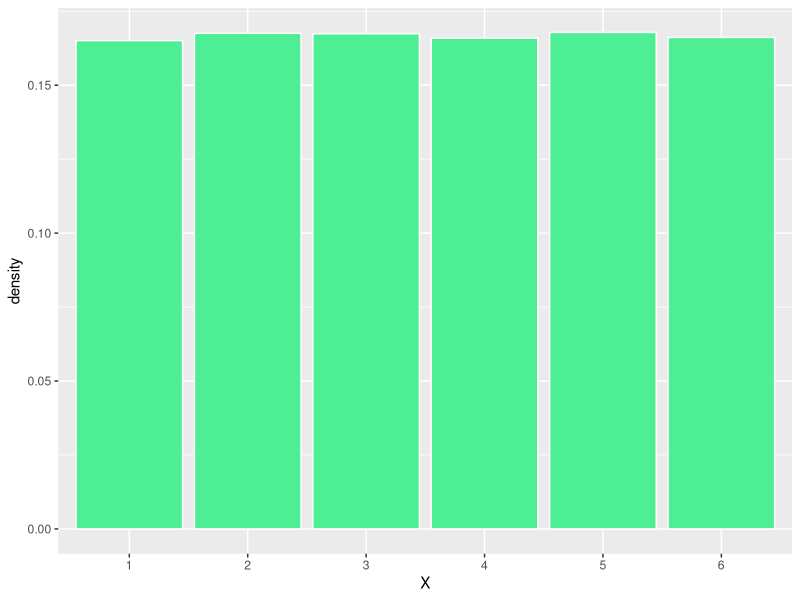
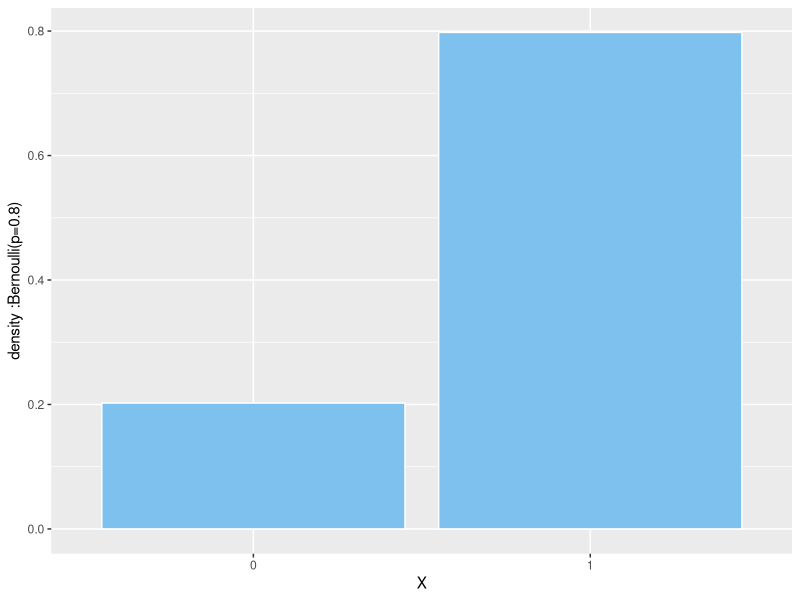
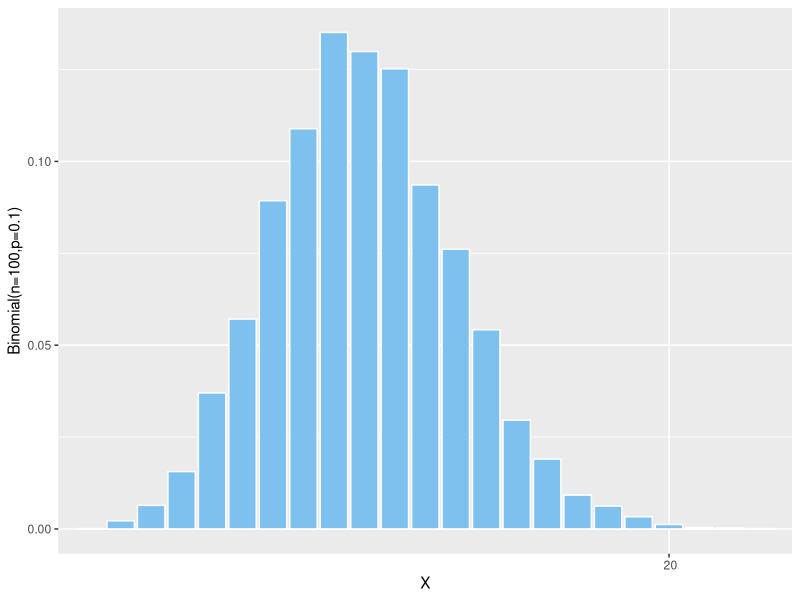
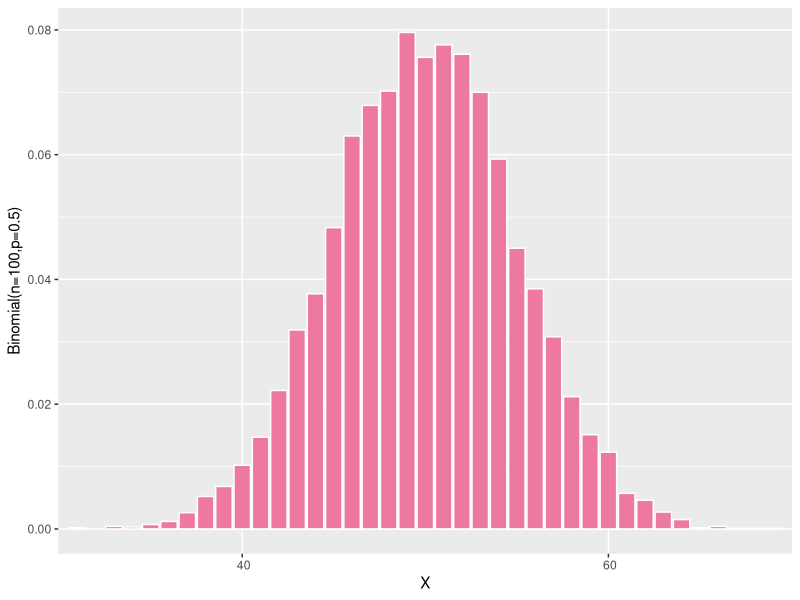
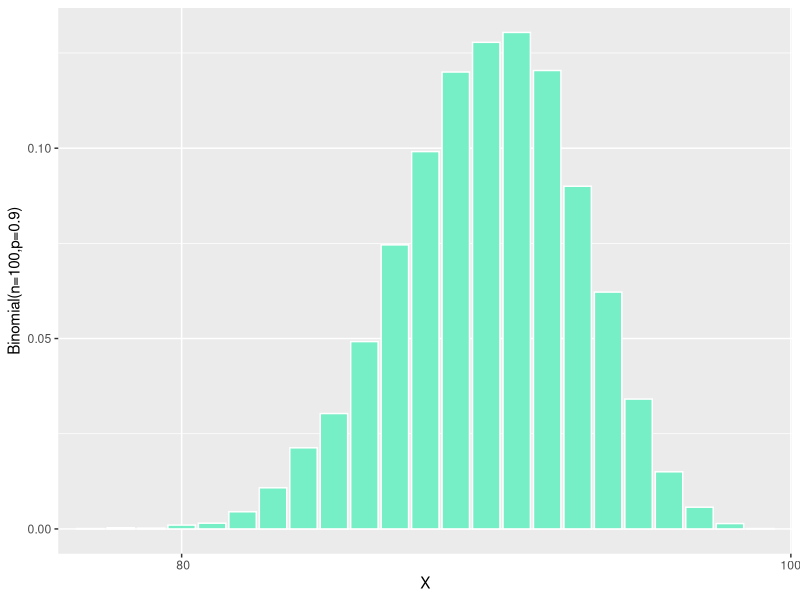
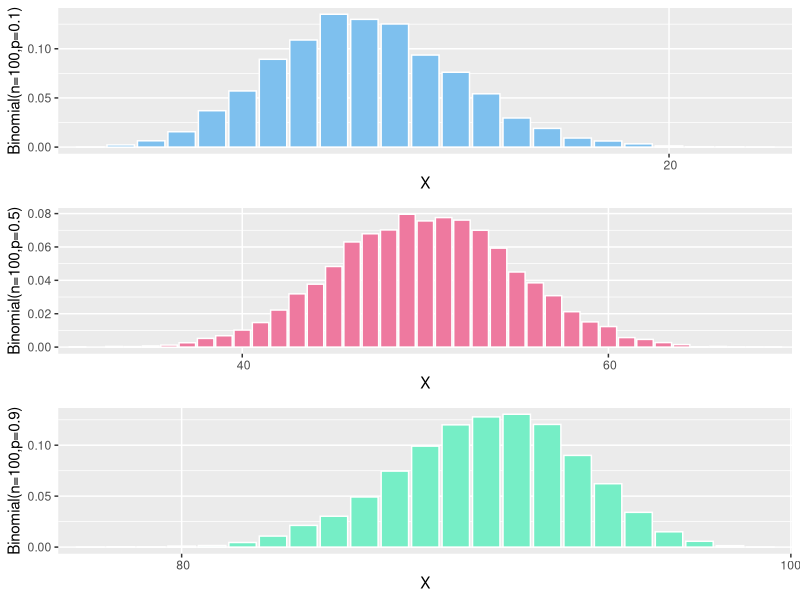
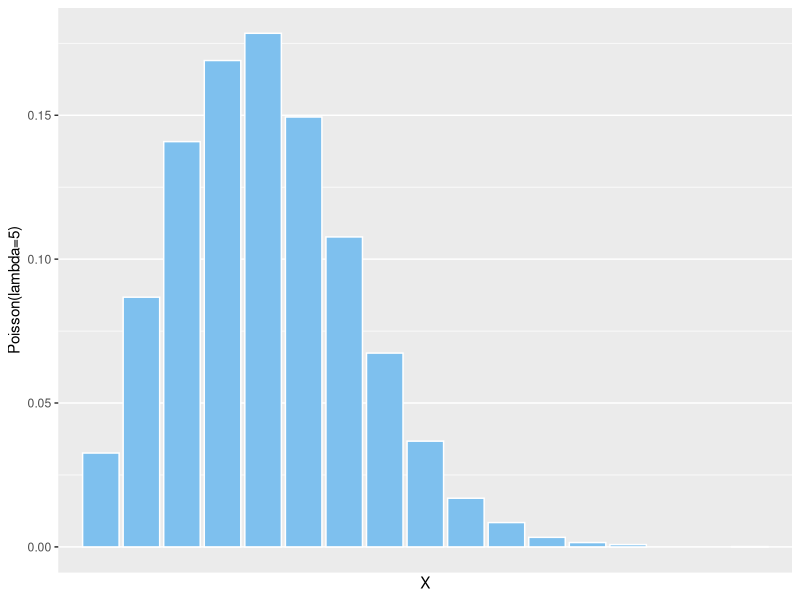
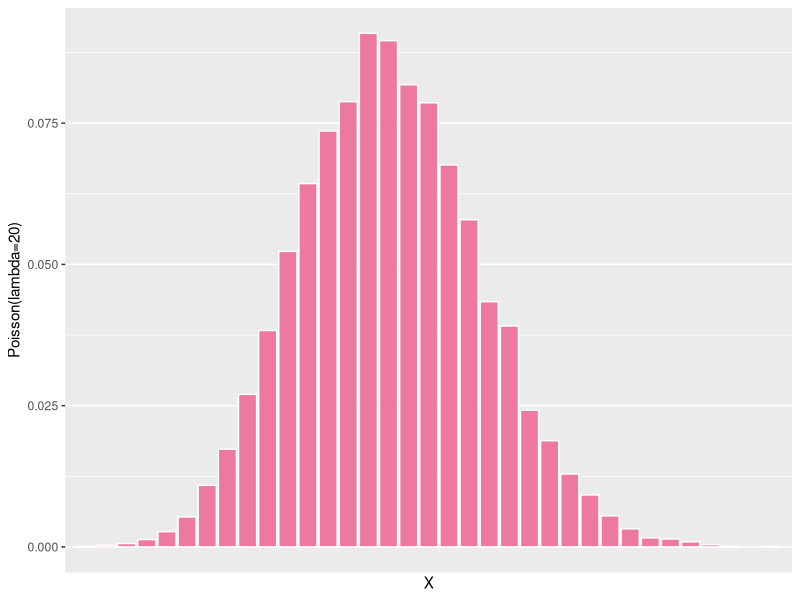

Here is the R script that generated these plots, in order: (Note: this script raises an error after producing the figures.)
library(ggplot2)
library(scales)
multiplot <- function(..., plotlist=NULL, file, cols=1, layout=NULL) {
  library(grid)
  
  # Make a list from the ... arguments and plotlist
  plots <- c(list(...), plotlist)
  
  numPlots = length(plots)
  
  # If layout is NULL, then use 'cols' to determine layout
  if (is.null(layout)) {
    # Make the panel
    # ncol: Number of columns of plots
    # nrow: Number of rows needed, calculated from # of cols
    layout <- matrix(seq(1, cols * ceiling(numPlots/cols)),
                     ncol = cols, nrow = ceiling(numPlots/cols))
  }
  
  if (numPlots==1) {
    print(plots[[1]])
    
  } else {
    # Set up the page
    grid.newpage()
    pushViewport(viewport(layout = grid.layout(nrow(layout), ncol(layout))))
    
    # Make each plot, in the correct location
    for (i in 1:numPlots) {
      # Get the i,j matrix positions of the regions that contain this subplot
      matchidx <- as.data.frame(which(layout == i, arr.ind = TRUE))
      
      print(plots[[i]], vp = viewport(layout.pos.row = matchidx$row,
                                      layout.pos.col = matchidx$col))
    }
  }
}
# uniform
x=sample(1:6,100000,replace = T)
d=data.frame(x=x)
ggplot(d,aes(x=as.factor(x)))+
  geom_bar(fill='seagreen2',color='white',aes(y=..count../sum(..count..)))+
  ylab('density')+xlab('X')
#bernoulli
x=sample(c(0,1),10000,replace=T,p=c(0.2,0.8))
d=data.frame(x=x)
ggplot(d,aes(x=as.factor(x)))+
  geom_bar(fill='skyblue2',color='white',aes(y=..count../sum(..count..)))+
  ylab('density :Bernoulli(p=0.8)')+xlab('X')

#binomial

x=rbinom(10000,100,0.1)
d=data.frame(x=x)
p1=ggplot(d,aes(x=as.factor(x)))+
  geom_bar(fill='skyblue2',color='white',aes(y=..count../sum(..count..)))+
  ylab('Binomial(n=100,p=0.1)')+xlab('X')+scale_x_discrete(breaks= pretty_breaks(),limits=c(1:100))
p1

x=rbinom(10000,100,0.5)
d=data.frame(x=x)
p2=ggplot(d,aes(x=as.factor(x)))+
  geom_bar(fill='palevioletred2',color='white',aes(y=..count../sum(..count..)))+
  ylab('Binomial(n=100,p=0.5)')+xlab('X')+scale_x_discrete(breaks= pretty_breaks(),limits=c(1:100))
p2

x=rbinom(10000,100,0.9)
d=data.frame(x=x)
p3=ggplot(d,aes(x=as.factor(x)))+
  geom_bar(fill='aquamarine2',color='white',aes(y=..count../sum(..count..)))+
  ylab('Binomial(n=100,p=0.9)')+xlab('X')+scale_x_discrete(breaks= pretty_breaks(),limits=c(1:100))
p3

multiplot(p1,p2,p3)

# Poisson

x=rpois(10000,5)
d=data.frame(x=x)
p1=ggplot(d,aes(x=as.factor(x)))+
  geom_bar(fill='skyblue2',color='white',aes(y=..count../sum(..count..)))+
  ylab('Poisson(lambda=5)')+xlab('X')+scale_x_discrete(breaks= pretty_breaks(),limits=c(1:150))
p1

x=rpois(10000,20)
d=data.frame(x=x)
p2=ggplot(d,aes(x=as.factor(x)))+
  geom_bar(fill='palevioletred2',color='white',aes(y=..count../sum(..count..)))+
  ylab('Poisson(lambda=20)')+xlab('X')+scale_x_discrete(breaks= pretty_breaks(),limits=c(1:150))
p2

x=rpois(10000,100)
d=data.frame(x=x)
p3=ggplot(d,aes(x=as.factor(x)))+
  geom_bar(fill='aquamarine2',color='white',aes(y=..count../sum(..count..)))+
  ylab('Poisson(lambda=200)')+xlab('X')+scale_x_discrete(breaks= pretty_breaks(),limits=c(1:150))
p3

multiplot(p1,p2,p3)


#exponential

x=rexp(10000,0.5)
d=data.frame(x=x)
p1=ggplot(d,aes(x=x))+
  geom_histogram(bins=300,fill='aquamarine2',color='aquamarine2',aes(y=..count../sum(..count..)))+
  ylab('Exp(lambda=0.5)')+xlab('X')+scale_x_continuous(limits=c(0,10))
p1

x=rexp(10000,5)
d=data.frame(x=x)
p2=ggplot(d,aes(x=x))+
  geom_histogram(bins=300,fill='skyblue2',color='skyblue2',aes(y=..count../sum(..count..)))+
  ylab('Exp(lambda=5)')+xlab('X')+scale_x_continuous(limits=c(0,10))
p2


x=rexp(10000,10)
d=data.frame(x=x)
p3=ggplot(d,aes(x=x))+
  geom_histogram(bins=300,fill='palevioletred2',color='palevioletred2',aes(y=..count../sum(..count..)))+
  ylab('Exp(lambda=10)')+xlab('X')+scale_x_continuous(limits=c(0,10))
p3

# gemoteric 

x=rgeom(10000,0.1)
d=data.frame(x=x)
p1=ggplot(d,aes(x=x))+
  geom_histogram(bins=300,fill='aquamarine2',color='aquamarine2',aes(y=..count../sum(..count..)))+
  ylab('Geom(p=0.1)')+xlab('X')+scale_x_continuous(limits=c(0,70))+scale_y_continuous(limits=c(0,.3))
p1

x=rgeom(10000,0.2)
d=data.frame(x=x)
p2=ggplot(d,aes(x=x))+
  geom_histogram(bins=300,fill='skyblue2',color='skyblue2',aes(y=..count../sum(..count..)))+
  ylab('Geom(p=0.2)')+xlab('X')+scale_x_continuous(limits=c(0,70))+scale_y_continuous(limits=c(0,.3))
p2


x=rgeom(10000,0.5)
d=data.frame(x=x)
p3=ggplot(d,aes(x=x))+
  geom_histogram(bins=300,fill='palevioletred2',color='palevioletred2',aes(y=..count../sum(..count..)))+
  ylab('Geom(p=0.5)')+xlab('X')+scale_x_continuous(limits=c(0,70))+scale_y_continuous(limits=c(0,.3))
p3

multiplot(p1,p2,p3)

# geometric distribution variance 

x=runif(100,min=0,max=0.8)
y=x/((1-x)^2)

qplot(x,y)

# negative binomial 

mp=function(r,p,xlim,ylim){
  x=rnbinom(10000,r,p)
  d=data.frame(x=x)
  plot=ggplot(d,aes(x=x))+
    geom_histogram(bins=300,fill='aquamarine2',color='aquamarine2',aes(y=..count../sum(..count..)))+
    ylab(paste0('NegBinom(',r,',',0.1,')'))+xlab('X')+scale_x_continuous(limits=c(0,xlim))+scale_y_continuous(limits=c(0,ylim))
  return(plot)
}

p1=mp()
x=rnbinom(10000,3,0.1)
d=data.frame(x=x)
p1=ggplot(d,aes(x=x))+
  geom_histogram(bins=300,fill='aquamarine2',color='aquamarine2',aes(y=..count../sum(..count..)))+
  ylab('NegBinom(3,0.1)')+xlab('X')+scale_x_continuous(limits=c(0,50))+scale_y_continuous(limits=c(0,.25))
p1

x=rnbinom(10000,3,0.2)
d=data.frame(x=x)
p2=ggplot(d,aes(x=x))+
  geom_histogram(bins=300,fill='skyblue2',color='skyblue2',aes(y=..count../sum(..count..)))+
  ylab('NegBinom(3,0.2)')+xlab('X')+scale_x_continuous(limits=c(0,50))+scale_y_continuous(limits=c(0,.25))
p2


x=rnbinom(10000,3,0.5)
d=data.frame(x=x)
p3=ggplot(d,aes(x=x))+
  geom_histogram(bins=300,fill='palevioletred2',color='palevioletred2',aes(y=..count../sum(..count..)))+
  ylab('NegBinom(3,0.5)')+xlab('X')+scale_x_continuous(limits=c(0,50))+scale_y_continuous(limits=c(0,.25))
p3

multiplot(p1,p2,p3)
